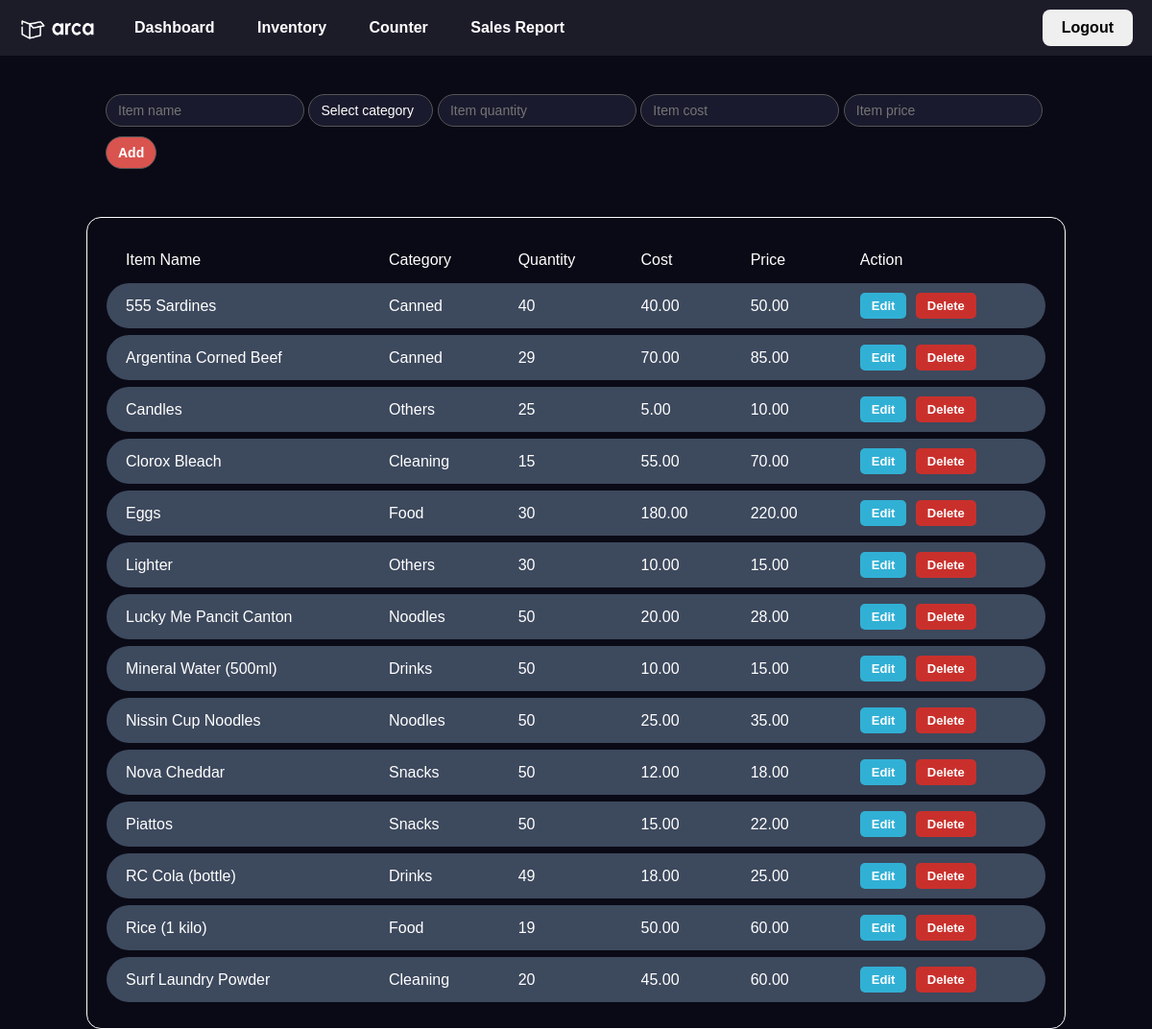
/client/pages/dashboard.php (signed in), run on the app's committed database.
### tables this page shows
CREATE TABLE `items` (
  `product_id` int(10) UNSIGNED NOT NULL,
  `product_name` varchar(256) NOT NULL,
  `product_category` varchar(256) NOT NULL,
  `product_quantity` int(11) NOT NULL,
  `product_price` int(11) NOT NULL,
  `product_cost` int(11) NOT NULL,
  `user_id_fk` int(11) NOT NULL
);

### server/utils/sanitize.php (called while the page is built, shortened)
<?php
function sanitize_int(mixed $value): int|false {
    $filtered = filter_var($value, FILTER_VALIDATE_INT);
    return $filtered !== false ? (int)$filtered : false;
}

### server/queries/inventory_queries.php (called while the page is built, shortened)
<?php
function get_all_items(mysqli $conn, int $user_id): array {
    $stmt = $conn->prepare("
        SELECT product_id, product_name, product_category, product_quantity, product_cost, product_price
        FROM items
        WHERE user_id_fk = ?
        ORDER BY product_name ASC
    ");
    $stmt->bind_param("i", $user_id);
    $stmt->execute();
    $rows = $stmt->get_result()->fetch_all(MYSQLI_ASSOC);
    return $rows;
}

### client/pages/dashboard.php (the view, shortened to what this page needs)
<?php
require_once __DIR__ . '/../../config/connect.php';
require_once __DIR__ . '/../../server/utils/sanitize.php';
require_once __DIR__ . '/../../server/queries/inventory_queries.php';
$user_id = sanitize_int($_SESSION['user_id']);
$items = get_all_items($conn, $user_id);
?>
<!DOCTYPE html>
<html lang="en">
<head>
    <link rel="stylesheet" href="../assets/css/dashboard.css">
</head>
<body>
<header>
    <div class="left">
        <div class="logo"><img src="../assets/img/arca.png" alt="logo"></div>
        <nav>
            <a href="dashboard.php active">Dashboard</a>
            <a href="inventory.php">Inventory</a>
            <a href="counter.php">Counter</a>
            <a href="sales.php">Sales Report</a>
        </nav>
    </div>
    <div class="logout">
        <form action="../../server/auth/logout.php" method="post">
            <button type="submit">Logout</button>
        </form>
    </div>
</header>
<div class="container">
    <form action="../../server/inventory/add.php" autocomplete="off" method="post">
        <input type="text" name="item" placeholder="Item name" required>
        <select name="category" required>
            <option value="" disabled selected hidden>Select category</option>
        </select>
        <input type="number" name="quantity" placeholder="Item quantity" min="0" required>
        <input type="number" name="cost"     placeholder="Item cost"     min="0" step="0.01" required>
        <input type="number" name="price"    placeholder="Item price"    min="0" step="0.01" required>
        <button type="submit" name="add">Add</button>
    </form>
</div>
<main class="table-wrapper">
    <table>
        <thead>
            <tr>
                <th>Item Name</th>
                <th>Category</th>
                <th>Quantity</th>
                <th>Cost</th>
                <th>Price</th>
                <th>Action</th>
            </tr>
        </thead>
        <tbody>
            <?php if ($items): ?>
                <?php foreach ($items as $item): ?>
                <tr>
                    <td><?= htmlspecialchars($item['product_name'],     ENT_QUOTES, 'UTF-8') ?></td>
                    <td><?= htmlspecialchars($item['product_category'], ENT_QUOTES, 'UTF-8') ?></td>
                    <td><?= (int)$item['product_quantity'] ?></td>
                    <td><?= number_format($item['product_cost'],  2) ?></td>
                    <td><?= number_format($item['product_price'], 2) ?></td>
                    <td>
                        <div class="action">
                            <button type="button" class="editBtn"   data-idupdate="<?= (int)$item['product_id'] ?>">Edit</button>
                            <button type="button" class="deleteBtn" data-id="<?= (int)$item['product_id'] ?>">Delete</button>
                        </div>
                    </td>
                </tr>
                <?php endforeach; ?>
            <?php else: ?>
                <tr><td colspan="6" style="text-align:center;">No items found</td></tr>
            <?php endif; ?>
        </tbody>
    </table>
</main>
</body>
</html>

### client/assets/css/dashboard.css (style rules this page uses)
* { margin: 0; padding: 0; box-sizing: border-box; font-family: sans-serif; }
body { background: #0A0A16; color: #fff; padding: 0; }
header { width: 100%; background: #1c1c29; padding: 12px 20px; display: flex; justify-content: space-between; align-items: center; padding: 10px 20px; margin-bottom: 20px; }
.container { margin-bottom: 40px; width: 85%; padding: 20px; margin: 0 auto; margin-bottom: 20px; }
.container { display: flex; flex-wrap: wrap; gap: 10px; border-radius: 15px; justify-content: center; align-items: center; padding-left: 20px; padding-left: 20px; }
.container input, .container select, .container button { padding: 8px 12px; font-size: 14px; margin-bottom: 10px; border-radius: 25px; border: 1px solid #555; background: #1a1a2e; color: #fff; transition: all 0.3s ease; }
.container input, .container select { min-width: 130px; min-height: 30px; }
input[type=number] { -moz-appearance: textfield; }
.container button { background-color: #d9534f; color: white; cursor: pointer; transition: 0.3s; }
.container select { appearance: none; -webkit-appearance: none; -moz-appearance: none; padding: 8px 12px; font-size: 14px; border-radius: 25px; border: 1px solid #555; background: #1a1a2e; color: #fff; cursor: pointer; transition: all 0.3s ease; min-width: 130px; min-height: 30px; }
.table-wrapper { width: 85%; overflow-x: auto; border: 1.5px solid rgb(255, 255, 255); border-radius: 15px; margin: 0 auto; }
table { border-collapse: separate; border-spacing: 0 7px; width: 100%; min-width: 600px; }
th { color: #ffffff; padding: 8px 20px; text-align: left; font-weight: normal; }
td { background: #3d495d; padding: 10px 20px; color: white; }
td:first-child { border-top-left-radius: 50px; border-bottom-left-radius: 50px; }
td:last-child { border-top-right-radius: 50px; border-bottom-right-radius: 50px; }
.action button { padding: 6px 12px; margin-right: 5px; border: none; border-radius: 5px; cursor: pointer; color: white; font-size: 13px; transition: 0.3s; }
.editBtn, .blue { background-color: #5bc0de; }
.editBtn, .blue:hover { background-color: #31b0d5; }
.deleteBtn, .red { background-color: #d9534f; }
.deleteBtn, .red, .logout button:hover { background-color: #c9302c; }
header { width: 100%; color: #333454; padding: 12px 20px; display: flex; justify-content: space-between; align-items: center; padding: 10px 20px; margin-bottom: 20px; }
header .left { display: flex; align-items: center; gap: 20px; color: #000; }
.logout { margin-left: auto; }
header nav a { margin-left: 20px; text-decoration: none; color: #6e6e6e; font-size: 1rem; }
header .logout { display: inline; margin-left: 20px; }
header .logout button { display: inline; text-decoration: none; color: #000; font-size: 1rem; }
header .logo img { margin-top: 10%; width: 80px; height: auto; }
main { padding: 20px; }
button { padding: 10px 20px; border-radius: 8px; border: none; cursor: pointer; font-weight: bold; font-size: 14px; transition: 0.2s; color: white; }
header nav a { color: #fff; text-decoration: none; margin-right: 20px; font-weight: bold; }

### data on the page
items: product_name "555 Sardines", product_category "Canned", product_quantity "40", product_cost "40.00", product_price "50.00"
items: product_name "Argentina Corned Beef", product_category "Canned", product_quantity "29", product_cost "70.00", product_price "85.00"
items: product_name "Candles", product_category "Others", product_quantity "25", product_cost "5.00", product_price "10.00"
items: product_name "Clorox Bleach", product_category "Cleaning", product_quantity "15", product_cost "55.00", product_price "70.00"
items: product_name "Eggs", product_category "Food", product_quantity "30", product_cost "180.00", product_price "220.00"
items: product_name "Lighter", product_category "Others", product_quantity "30", product_cost "10.00", product_price "15.00"
items: product_name "Lucky Me Pancit Canton", product_category "Noodles", product_quantity "50", product_cost "20.00", product_price "28.00"
items: product_name "Mineral Water (500ml)", product_category "Drinks", product_quantity "50", product_cost "10.00", product_price "15.00"
items: product_name "Nissin Cup Noodles", product_category "Noodles", product_quantity "50", product_cost "25.00", product_price "35.00"
items: product_name "Nova Cheddar", product_category "Snacks", product_quantity "50", product_cost "12.00", product_price "18.00"
items: product_name "Piattos", product_category "Snacks", product_quantity "50", product_cost "15.00", product_price "22.00"
items: product_name "RC Cola (bottle)", product_category "Drinks", product_quantity "49", product_cost "18.00", product_price "25.00"
items: product_name "Rice (1 kilo)", product_category "Food", product_quantity "19", product_cost "50.00", product_price "60.00"
items: product_name "Surf Laundry Powder", product_category "Cleaning", product_quantity "20", product_cost "45.00", product_price "60.00"
